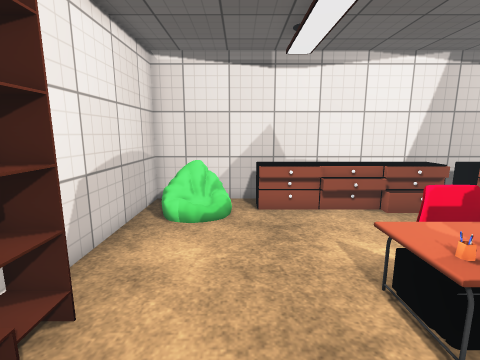
View 1 (above)

19 first-person views from a walk through a Unity game level. The camera is 1.5 m above the floor, tilts 10° down and sees 85° across. Doors are open. The floor is counted in squares, 0.5 m on a side. Each view is taken from the middle of a square. On the plan, view 1 faces up. The plan holds only what a view shows up to about 19 squares ahead; the rest is blank. The place goes on beyond the plan. The player character is not drawn. Some surface patterns are stand-ins.

View 2
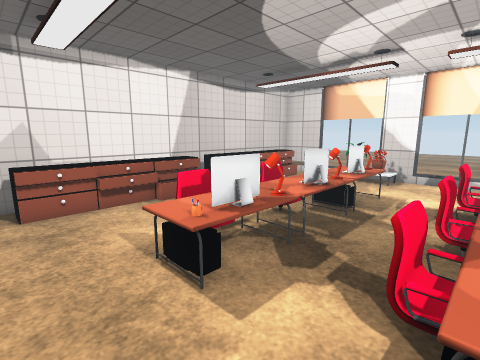

View 3
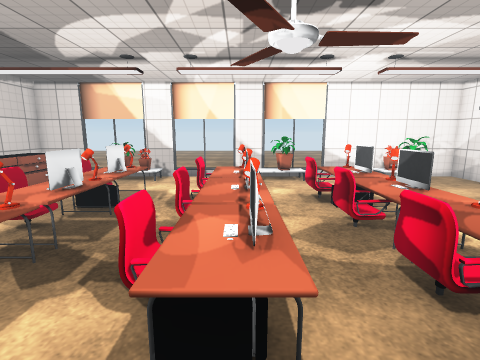

View 4
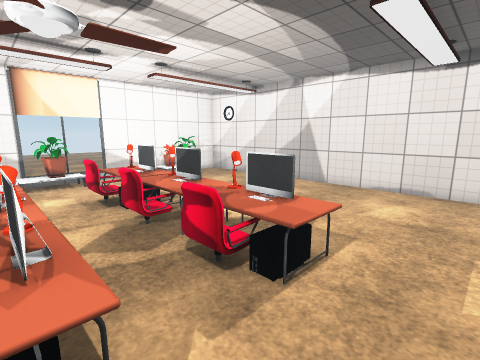

View 5
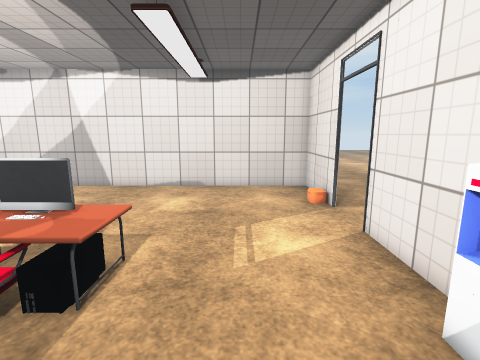

View 6
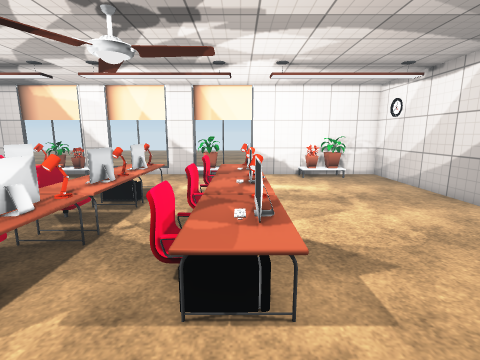

View 7
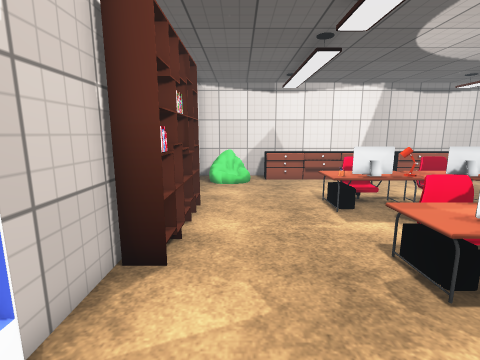

View 8
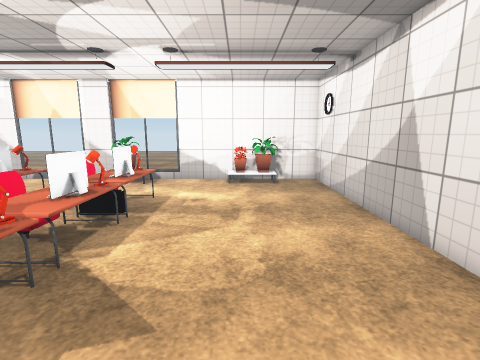

View 9
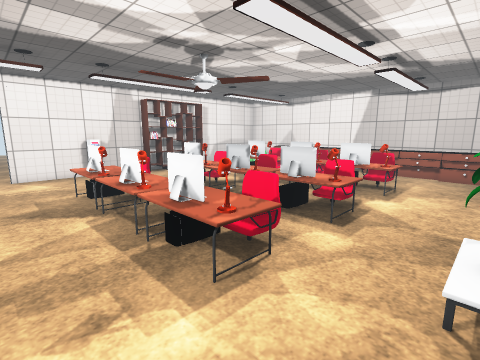

View 10
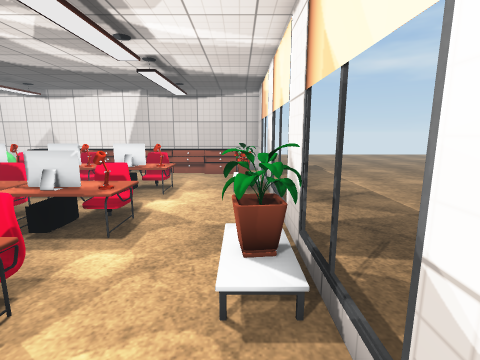

View 11
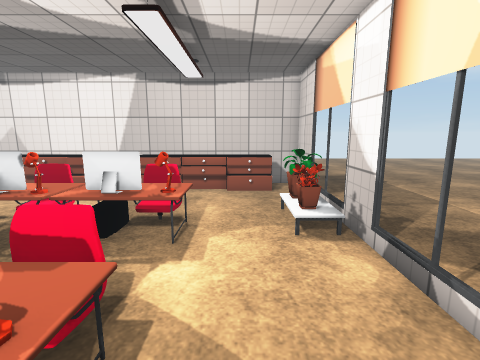

View 12
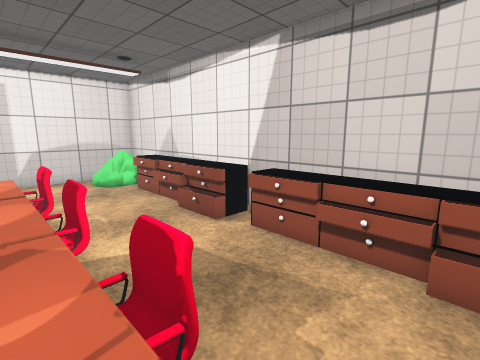

View 13
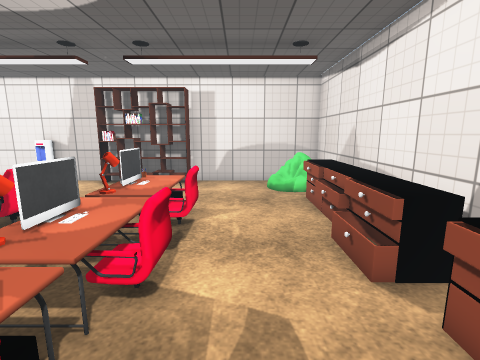

View 14
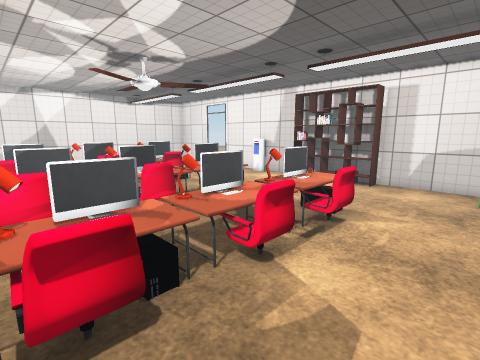

View 15
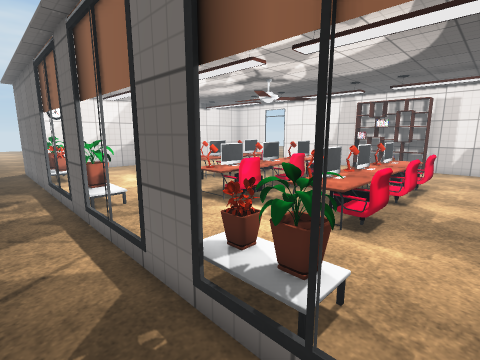

View 16
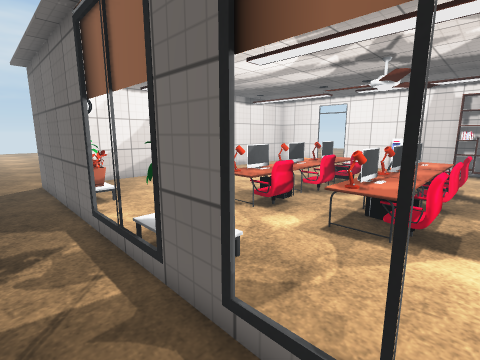

View 17
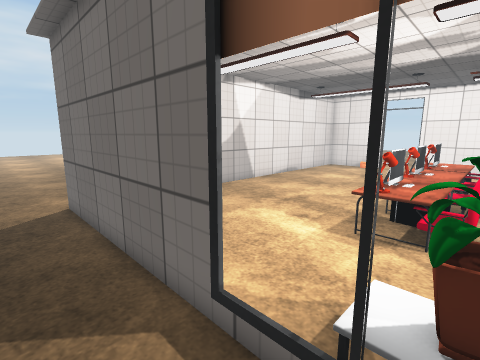

View 18
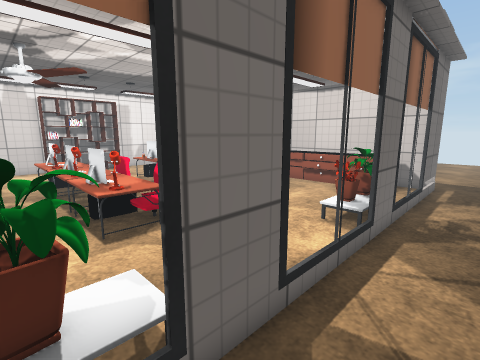

View 19
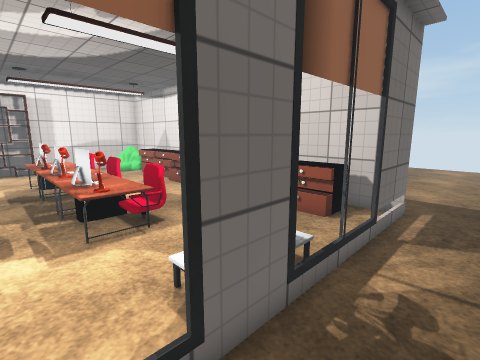

### Floor plan
Points are (right, up) in squares from view 1. A wall is a line through its corners. A room is listed if a view was taken in it or the views show most of it. See-through windows are left out.
Room 1 (views 1, 2, 3, 4, 5, 6, 7, 8, 9, 10, 11, 12, 13, 14, 16, 17, 18, 19)
walls: (18.5, -3.8) (18.5, -1.5); (18.6, -1.5) (18.6, -3.7); (18.6, -5.5) (18.6, -6.5); (18.5, -6.5) (18.5, -5.5); (18.6, -7.5) (18.6, -17.2); (18.5, 2.5) (18.5, 4.7); (18.6, 4.8) (18.6, 2.5); (18.5, 6.5) (18.5, 7.2); (18.6, 7.5) (18.6, 6.5); (18.5, 8.6) (18.5, 12) (-3.9, 12) (-3.9, -9.9); (-3.9, -12.5) (-3.9, -17.1) (18.5, -17.1) (18.5, -7.5)
low walls: (9.4, 10.4) (9.4, 11.4); (8.1, 11.4) (8.1, 10.4); (0.7, 10.4) (0.7, 11.4); (16.7, 11) (16.7, 10.4)
ways out: opening at (20.5, 8.5) to room 2; open door at (-4, -11) to room 2; opening at (20.5, -18.5)
objects: other object (-3, -5); shelf (-3, -1) to (-3, 4); other object (-3, 10) to (-1, 11); cabinet (1, 10) to (3, 10); other object (3, -8) to (13, -5); other object (3, -3) to (13, 0); other object (3, 3); other object (3, 3) to (13, 6); cabinet (4, 10); cabinet (5, 10); cabinet (6, 10) to (8, 10); cabinet (10, 10) to (12, 10); cabinet (13, 10); cabinet (14, 10); cabinet (15, 10) to (17, 10); plant (17, -14) to (17, -13); plant (17, -12); plant (17, -5) to (18, -5); plant (17, 4); plant (17, 5) to (17, 6)
Room 2 (view 15)
walls: (18.6, 12.3) (18.6, 8.5)
ways out: opening at (20.5, 8.5) to room 1; open door at (-4, -11) to room 1

Positions as (right, up) in squares from view 1, and headings:
1: (0, 0), facing up
2: (0, -1), facing up-right
3: (0, -2), facing right
4: (0, -2), facing down-right
5: (0, -2), facing down
6: (-1, -7), facing right
7: (-1, -7), facing up
8: (1, -12), facing right
9: (17, -11), facing up-left
10: (17, -10), facing up
11: (15, -4), facing up
12: (15, 4), facing up-left
13: (13, 7), facing left
14: (13, 9), facing down-left
15: (21, 8), facing down-left
16: (21, 1), facing down-left
17: (21, -5), facing down-left
18: (21, -5), facing up-left
19: (21, 1), facing up-left
